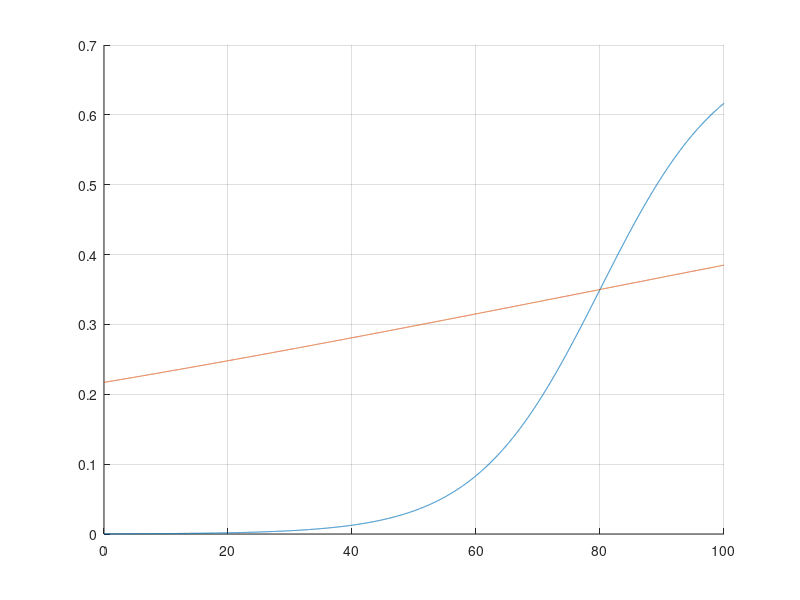
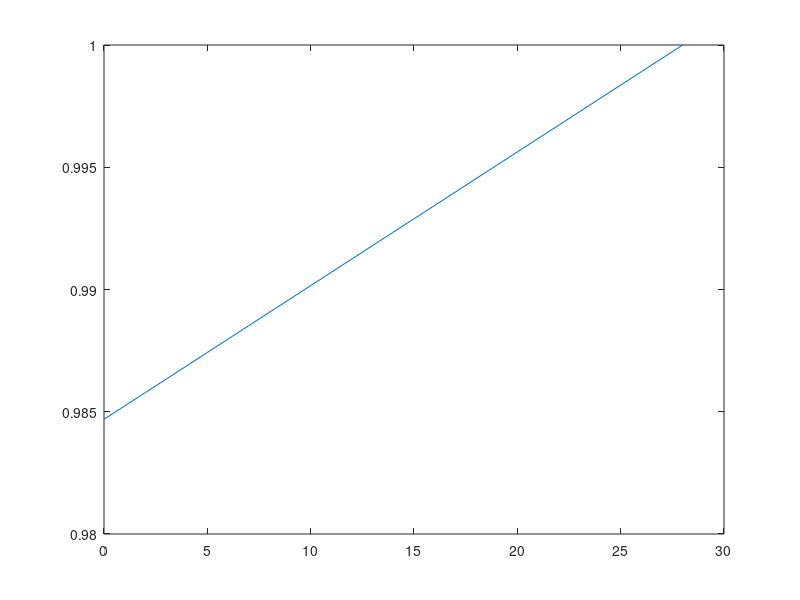
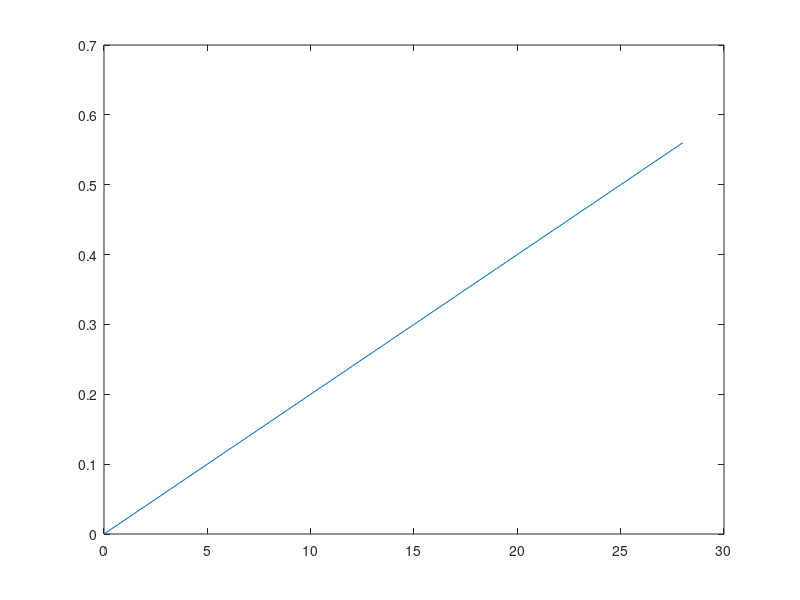

MATLAB code for these plots, in order: (Note: this script raises an error after producing the figures.)
%%
x = 0:0.01:100;

L1 = 0.7./(1+exp(-0.1*(x-80)));
L2 = 0.7./(1+exp(-0.01*(x-80)));
figure;
hold on;
plot(x,L1);
plot(x,L2);
grid on;

%%
t = 0:1:28;
f = (1-28*(0.0005467524155392312)) + t*0.0005467524155392312;
figure;
plot(t,f);
hold off;
surv_prob = prod(f);


%%
t = 0:1:28;
f = 0.02*t;
figure;
plot(t,f);
surv_prob = prod(f);

%%
syms p;
f = 1;
for t = 1:28
    f = f*(1-t*p);
end

